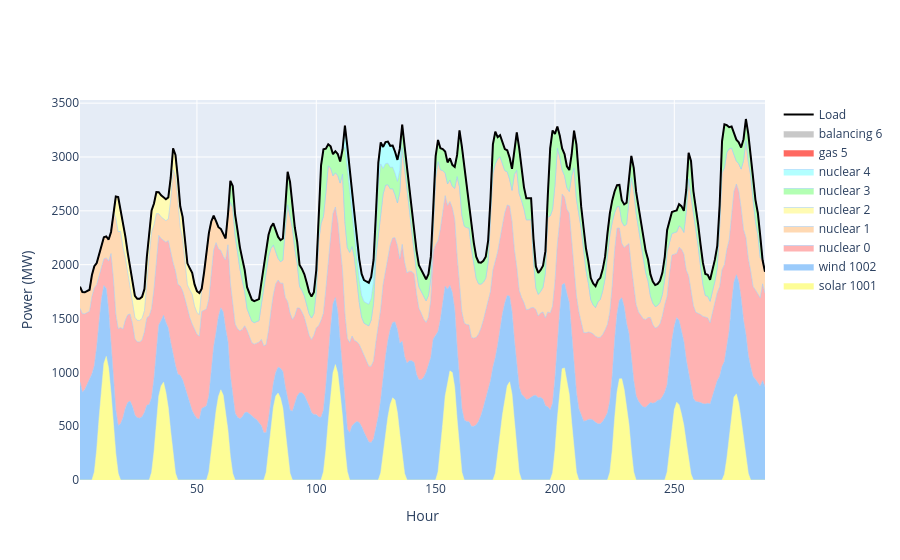

Notebook source saved alongside this figure:
### Code cell
chart_by_type(mo2.logs)

### Figure 1 — Plotly figure (JSON) as saved in the notebook; plotly's stock layout.template omitted (floating-point values rounded to 4 significant figures; data arrays with more than 128 entries replaced by an {"elided": "..."} marker saying what was removed)
{"data": [{"fillcolor": "#FDFD96", "line": {"color": "#FDFD96", "width": 0.5}, "mode": "lines", "name": "solar 1001", "stackgroup": "one", "type": "scatter", "x": {"elided": "156 int values"}, "y": {"elided": "156 float values"}}, {"fillcolor": "#9BCBFB", "line": {"color": "#9BCBFB", "width": 0.5}, "mode": "lines", "name": "wind 1002", "stackgroup": "one", "type": "scatter", "x": {"elided": "288 int values"}, "y": {"elided": "288 float values"}}, {"fillcolor": "#FFB3B3", "line": {"color": "#9BCBFB", "width": 0.5}, "mode": "lines", "name": "nuclear 0", "stackgroup": "one", "type": "scatter", "x": {"elided": "288 int values"}, "y": {"elided": "288 float values"}}, {"fillcolor": "#FFD9B3", "line": {"color": "#9BCBFB", "width": 0.5}, "mode": "lines", "name": "nuclear 1", "stackgroup": "one", "type": "scatter", "x": {"elided": "288 int values"}, "y": {"elided": "288 float values"}}, {"fillcolor": "#FFFBB3", "line": {"color": "#9BCBFB", "width": 0.5}, "mode": "lines", "name": "nuclear 2", "stackgroup": "one", "type": "scatter", "x": {"elided": "288 int values"}, "y": {"elided": "288 float values"}}, {"fillcolor": "#B3FFB3", "line": {"color": "#9BCBFB", "width": 0.5}, "mode": "lines", "name": "nuclear 3", "stackgroup": "one", "type": "scatter", "x": {"elided": "288 int values"}, "y": {"elided": "288 float values"}}, {"fillcolor": "#B3FFFF", "line": {"color": "#9BCBFB", "width": 0.5}, "mode": "lines", "name": "nuclear 4", "stackgroup": "one", "type": "scatter", "x": {"elided": "288 int values"}, "y": {"elided": "288 float values"}}, {"fillcolor": "#FF6961", "line": {"color": "#FF6961", "width": 0.5}, "mode": "lines", "name": "gas 5", "stackgroup": "one", "type": "scatter", "x": {"elided": "288 int values"}, "y": {"elided": "288 float values"}}, {"fillcolor": "#C8C8C8", "line": {"color": "#C8C8C8", "width": 0.5}, "mode": "lines", "name": "balancing 6", "stackgroup": "one", "type": "scatter", "x": {"elided": "288 int values"}, "y": {"elided": "288 float values"}}, {"line": {"color": "black", "width": 2}, "mode": "lines", "name": "Load", "type": "scatter", "x": {"elided": "288 int values"}, "y": {"elided": "288 float values"}}], "layout": {"xaxis": {"title": {"text": "Hour"}}, "yaxis": {"title": {"text": "Power (MW)"}}}}
